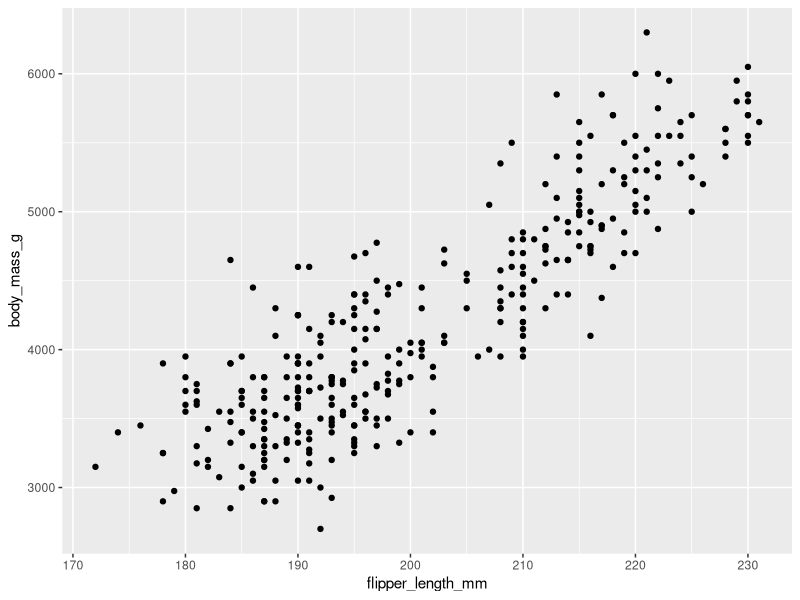
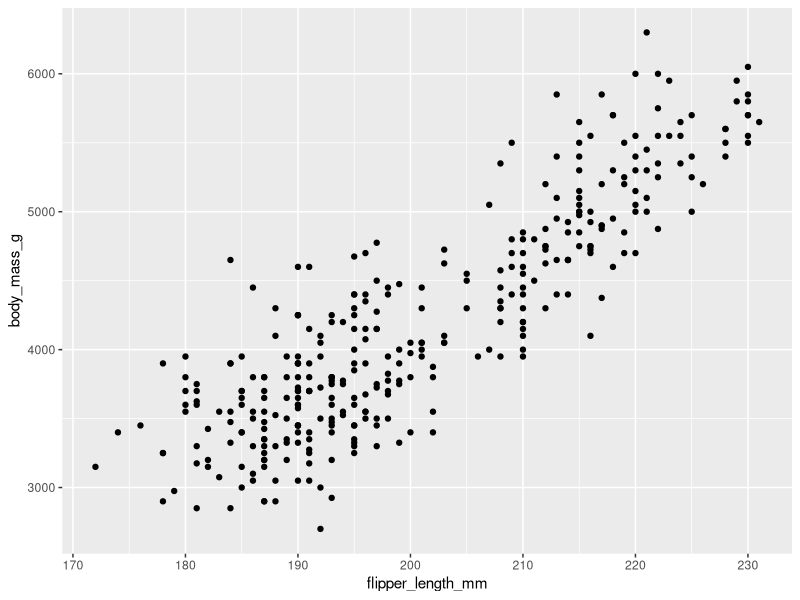
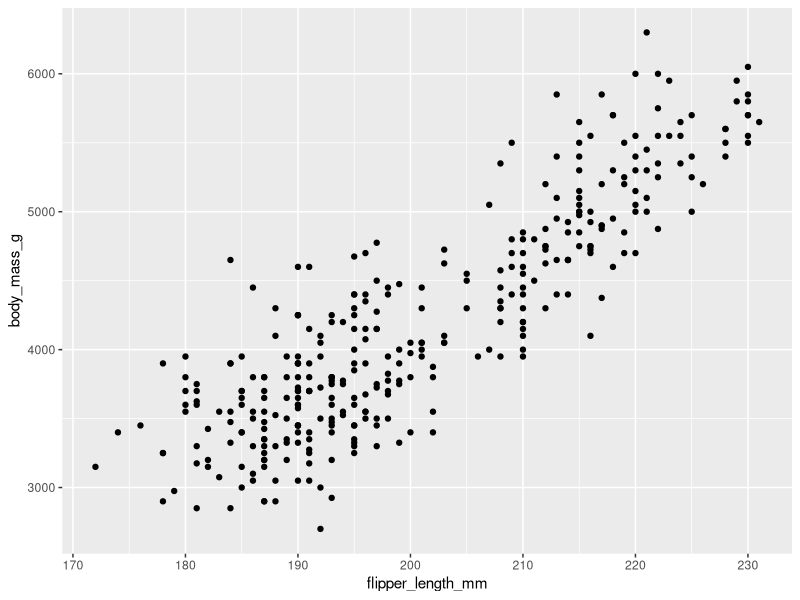

R code for these plots, in order:
library(ggplot2)
library(palmerpenguins)
data("penguins")
View(penguins)

ggplot(data = penguins) + geom_point(mapping = aes(x = flipper_length_mm, y = body_mass_g))
ggplot(data = penguins, mapping = aes(x = flipper_length_mm, y= body_mass_g)) + geom_point()

ggplot(data = penguins) + geom_point(mapping = aes(x = flipper_length_mm, y = body_mass_g))

?geom_abline       
